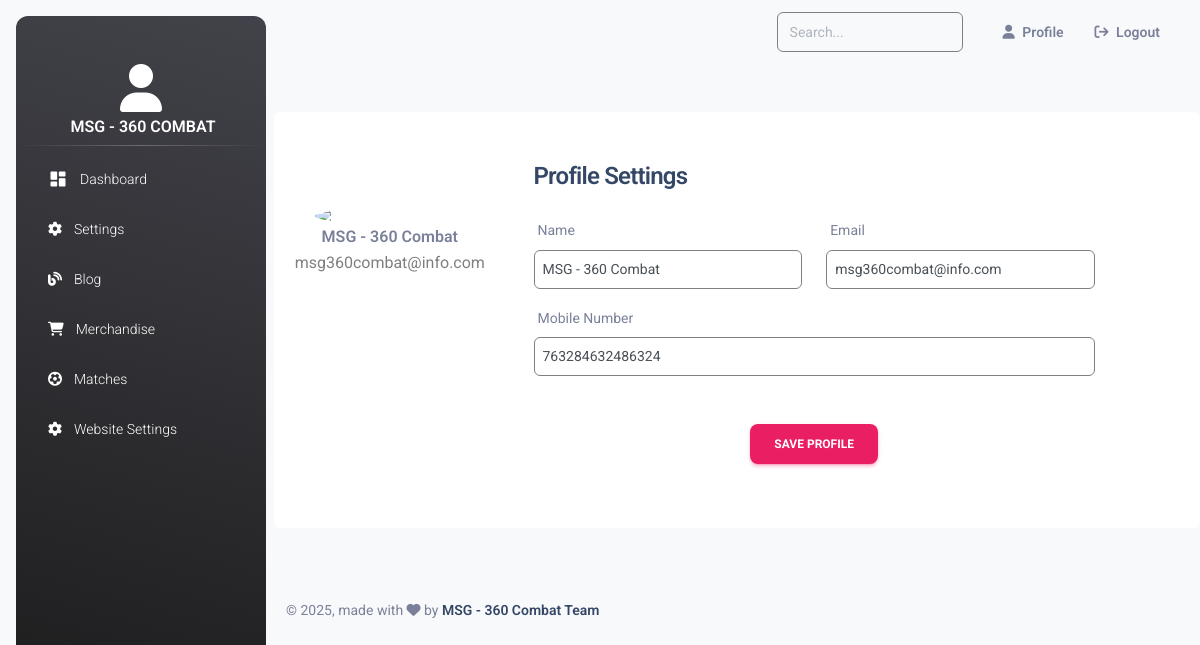
Page /admin/index.php?profile (signed in) on the committed database.
### tables this page shows
CREATE TABLE `users` (
  `id` int(11) NOT NULL,
  `fullname` varchar(255) NOT NULL,
  `email` varchar(255) NOT NULL,
  `username` varchar(255) NOT NULL,
  `password` varchar(255) NOT NULL,
  `contact` varchar(255) NOT NULL,
  `date_created` datetime NOT NULL DEFAULT current_timestamp() ON UPDATE current_timestamp(),
  `status` int(11) NOT NULL,
  `role` int(11) NOT NULL
);

### admin/profile.php (the view, shortened to what this page needs)
<div class="container rounded bg-white mt-5 mb-5">
    <div class="row">
        <div class="col-md-3 border-right">
            <div class="d-flex flex-column align-items-center text-center p-3 py-5"><img class="rounded-circle mt-5" width="150px" src="https://st3.depositphotos.com/15648834/17930/v/600/depositphotos_179308454-stock-illustration-unknown-person-silhouette-glasses-profile.jpg"><span class="font-weight-bold"><?php echo $row_user['fullname'] ?></span><span class="text-black-50"><?php echo $row_user['email'] ?></span><span> </span></div>
        </div>
        <div class="col-md-8 border-right">
            <div class="p-3 py-5">
                <div class="d-flex justify-content-between align-items-center mb-3">
                    <h4 class="text-right">Profile Settings</h4>
                </div>
                <form action="" method="post">
                <div class="row mt-2">
                    <div class="col-md-6"><label class="labels">Name</label><input type="text" name="f_name" class="form-control" placeholder="Full Name" value="<?php echo $row_user['fullname'] ?> "></div>
                    <div class="col-md-6"><label class="labels">Email</label><input type="email" name="email" class="form-control" value="<?php echo $row_user['email'] ?>" placeholder="email"></div>
                </div>
                <div class="row mt-3">
                    <div class="col-md-12"><label class="labels">Mobile Number</label><input type="number" name="contact" class="form-control" placeholder="enter phone number" value="<?php echo $row_user['contact'] ?>"></div>
              </div>
                <div class="mt-5 text-center"><button class="btn btn-primary profile-button" type="submit" name="save_profile">Save Profile</button></div>
            </div>
        </div>
    </div>
</div>

### admin/includes/header.php (shortened to what this page needs)
<?php
$admin = $_SESSION['admin'] || $_SESSION['user'];
$select_admin  = mysqli_query($con, "SELECT * FROM `users` WHERE `id`='$admin'");
$row_user = mysqli_fetch_assoc($select_admin);
?>
<!DOCTYPE html>
<html lang="en">
<head>
  <link href="https://cdn.jsdelivr.net/npm/bootstrap@5.1.3/dist/css/bootstrap.min.css" rel="stylesheet">
  <link rel="stylesheet" href="https://cdnjs.cloudflare.com/ajax/libs/font-awesome/6.4.2/css/all.min.css" />
  <link href="includes/assets/css/nucleo-icons.css" rel="stylesheet" />
  <link href="includes/assets/css/nucleo-svg.css" rel="stylesheet" />
  <link id="pagestyle" href="includes/assets/css/material-dashboard.css?v=3.1.0" rel="stylesheet" />
</head>
<body class="g-sidenav-show  bg-gray-100">
  <aside class="sidenav navbar navbar-vertical navbar-expand-xs border-0 border-radius-xl my-3 fixed-start ms-3   bg-gradient-dark" id="sidenav-main">
    <div class="sidenav-header">
      <center> <i class="fa-solid fa-3x text-center mt-5  fa-user text-white"></i>
        <p class="ms-1 font-weight-bold text-white text-center text-uppercase"><?= $row_user['fullname'] ?></p>
      </center>
    </div>
    <br><br>
    <hr class="horizontal light mt-0 mb-2">
    <div class="collapse navbar-collapse  w-auto " id="sidenav-collapse-main">
      <ul class="navbar-nav">
        <li class="nav-item">
          <a class="nav-link text-white " href="index.php?dashboard">
            <div class="text-white text-center me-2 d-flex align-items-center justify-content-center">
              <i class="material-icons opacity-10">dashboard</i>
            </div>
            <span class="nav-link-text ms-1">Dashboard</span>
          </a>
        </li>
        <li class="nav-item">
          <a class="nav-link text-white " href="index.php?settings&type=password">
            <div class="text-white text-center me-2 d-flex align-items-center justify-content-center">
              <i class="fa-solid  fa-gear"></i>
            </div>
            <span class="nav-link-text ms-1">Settings</span>
          </a>
        </li>
        <li class="nav-item">
          <a class="nav-link text-white " href="index.php?blog&type=view">
            <div class="text-white text-center me-2 d-flex align-items-center justify-content-center">
              <i class="fa-solid  fa-blog"></i>
            </div>
            <span class="nav-link-text ms-1">Blog</span>
          </a>
        </li>
        <li class="nav-item">
          <a class="nav-link text-white " href="index.php?view_merch">
            <div class="text-white text-center me-2 d-flex align-items-center justify-content-center">
              <i class="fa-solid  fa-shopping-cart"></i>
            </div>
            <span class="nav-link-text ms-1">Merchandise</span>
          </a>
        </li>
        <li class="nav-item">
          <a class="nav-link text-white " href="index.php?match&type=view_match">
            <div class="text-white text-center me-2 d-flex align-items-center justify-content-center">
              <i class="fa-solid  fa-futbol"></i>
            </div>
            <span class="nav-link-text ms-1">Matches</span>
          </a>
        </li>
        <li class="nav-item">
          <a class="nav-link text-white " href="index.php?settings&type=edit">
            <div class="text-white text-center me-2 d-flex align-items-center justify-content-center">
              <i class="fa-solid  fa-gear"></i>
            </div>
            <span class="nav-link-text ms-1">Website Settings</span>
          </a>
        </li>
      </ul>
    </div>
  </aside>
  <main class="main-content border-radius-lg ">
    <nav class="navbar navbar-main navbar-expand-lg px-0 mx-4 shadow-none border-radius-xl" id="navbarBlur" data-scroll="true">
      <div class="container-fluid py-1 px-3">
        <div class="collapse navbar-collapse mt-sm-0 mt-2 me-md-0 me-sm-4" id="navbar">
          <div class="ms-md-auto pe-md-3 d-flex align-items-center">
            <div class="input-group input-group-outline">
              <label class="form-label"></label>
              <input id="search" type="text" placeholder="Search..." class="form-control">
            </div>
          </div>
          <ul class="navbar-nav  justify-content-end">
            <li class="nav-item d-flex align-items-center px-4">
              <a href="index.php?profile" class="nav-link text-body font-weight-bold px-0">
                <i class="fa fa-user me-sm-1"></i>
                <span class="d-sm-inline d-none">Profile</span>
              </a>
            </li>
            <li class="nav-item d-flex align-items-center">
              <a href="index.php?logout" class="nav-link text-body font-weight-bold px-0">
                &nbsp; <i class="fa fa-arrow-right-from-bracket me-sm-1"></i>
                <span class="d-sm-inline d-none">Logout</span>
              </a>
            </li>
          </ul>
        </div>
      </div>
    </nav>

### admin/profile.php (style rules this page uses)
.form-control { border:1px solid grey !important; }

### rows in the picture
users: fullname "MSG - 360 COMBAT", fullname "MSG - 360 Combat", email "msg360combat@info.com", f_name "MSG - 360 Combat", contact "763284632486324"
